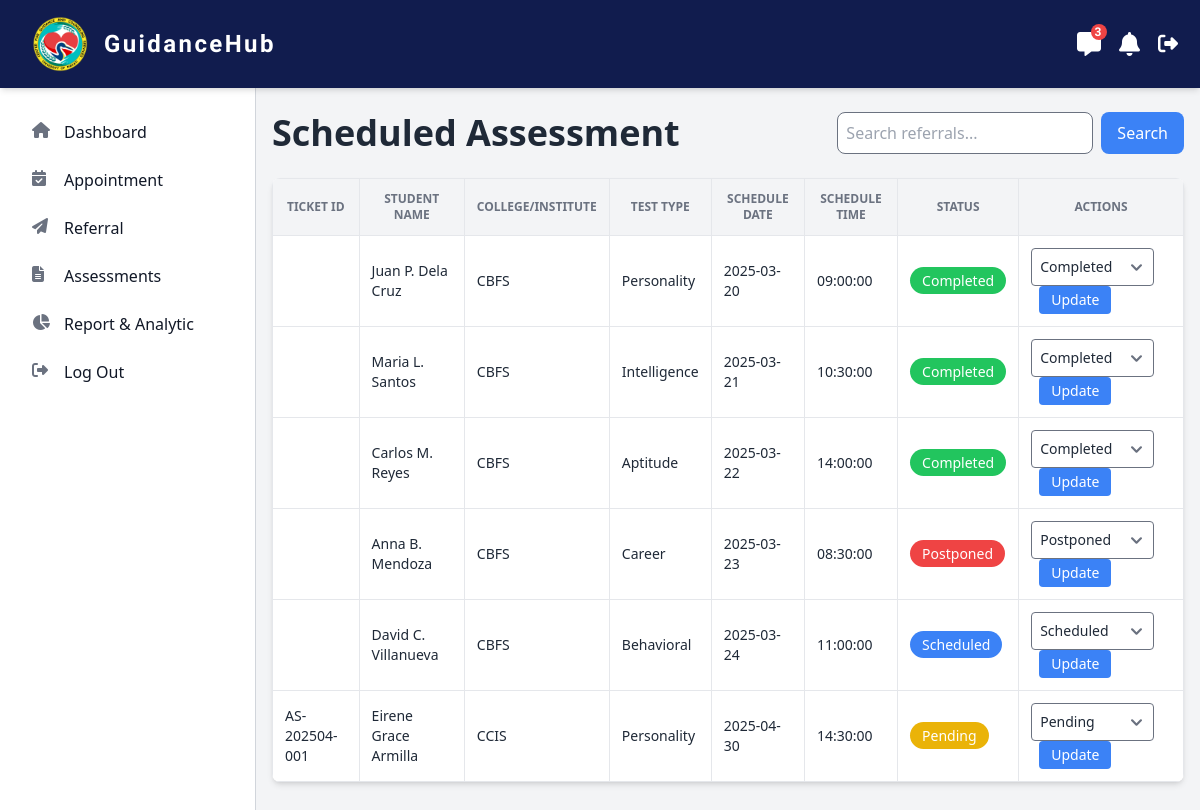
The page /src/counselor/assessments.php on the database its author committed.
### tables this page shows
CREATE TABLE `assessments` (
  `id` int(11) NOT NULL AUTO_INCREMENT,
  `ticket_id` varchar(50) NOT NULL,
  `student_name` varchar(255) NOT NULL,
  `student_email` varchar(255) DEFAULT NULL,
  `test_type` enum('Personality','Traits','Intelligence','Emotional','Aptitude','Career','Behavioral') NOT NULL,
  `schedule_date` date NOT NULL,
  `schedule_time` time NOT NULL,
  `created_at` timestamp NOT NULL DEFAULT current_timestamp(),
  `status` enum('Pending','Scheduled','Completed','Postponed') DEFAULT 'Pending',
  `college` enum('CBFS','CCIS','CCSE','CGPP','CHK','CITE','CTM','CTHM','IOA','IAD','IIHS','ION','IOP','IOPsy','ISDNB','HSU','SOL') NOT NULL,
  PRIMARY KEY (`id`)
);

### src/counselor/assessments.php (the view, shortened to what this page needs)
<?php
$servername = "localhost";
$username = "u406807013_guidancehub";
$password = "GuidanceHub@2025";
$dbname = "u406807013_guidancehub";
$con = new mysqli($servername, $username, $password, $dbname);
$sql = "SELECT ticket_id, student_email, student_name, college, test_type, schedule_date, schedule_time, status FROM assessments";
$result = $con->query($sql);
?>
<!doctype html>
<html>
<head>
        <link href="https://cdn.jsdelivr.net/npm/flowbite@2.5.2/dist/flowbite.min.css"  rel="stylesheet" />
        <script src="https://cdn.tailwindcss.com"></script>
        <link href="./output.css" rel="stylesheet">
</head>
<body class="bg-gray-100">
<header class="fixed top-0 left-0 z-50 w-full shadow-md blue-dark marcellus-regular">
    <div class="flex px-3 py-4 lg:px-5 lg:pl-3">
        <div class="flex items-center justify-between w-full mx-auto max-w-7xl">
            <div class="flex items-center mx-5">
                <img src="/src/images/UMAK-CGCS-logo.png" alt="CGCS Logo" class="w-10 h-auto md:w-14">
                <span class="ml-4 font-semibold tracking-widest text-white md:text-2xl">GuidanceHub</span>
            </div>
            <div class="flex items-center gap-4">
                <div class="relative">
                    <button id="messageButton" class="text-white hover:text-gray-300 focus:outline-none">
                        <i class="text-2xl fa-solid fa-message"></i>
                        <span id="messageBadge" class="absolute hidden w-4 h-4 text-xs font-bold text-white bg-red-500 rounded-full -top-1 -right-1">3</span>
                    </button>
                </div>
                <div class="relative">
                    <button id="notificationButton" class="text-white hover:text-gray-300 focus:outline-none">
                        <i class="text-2xl fa-solid fa-bell"></i>
                    </button>
                </div>
                <a href="?logout=true" class="text-white hover:text-gray-300">
                    <i class="text-xl fa-solid fa-right-from-bracket"></i>
                </a>
            </div>
        </div>
    </div>
</header>
<aside id="logo-sidebar" class="fixed top-0 left-0 z-40 w-64 h-screen pt-20 transition-transform bg-white border-r border-gray-300 sm:translate-x-0" aria-label="Sidebar">
    <div class="h-full px-3 pb-4 mt-5 overflow-y-auto">
        <ul class="m-3 space-y-2 font-medium">
            <li><a href="dashboard.php" class="flex items-center p-2 text-gray-900 rounded-lg hover:bg-gray-100 group"><i class="w-5 h-5 text-gray-500 fa-solid fa-house group-hover:text-gray-900"></i><span class="ms-3">Dashboard</span></a></li>
            <li><a href="appointment.php" class="flex items-center p-2 text-gray-900 rounded-lg hover:bg-gray-100 group"><i class="w-5 h-5 text-gray-500 fa-solid fa-calendar-check group-hover:text-gray-900"></i><span class="ms-3">Appointment</span></a></li>
            <li><a href="referral.php" class="flex items-center p-2 text-gray-900 rounded-lg hover:bg-gray-100 group"><i class="w-5 h-5 text-gray-500 fa-solid fa-paper-plane group-hover:text-gray-900"></i><span class="ms-3">Referral</span></a></li>
            <li><a href="assessments.php" class="flex items-center p-2 text-gray-900 rounded-lg hover:bg-gray-100 group"><i class="w-5 h-5 text-gray-500 fa-solid fa-file-lines group-hover:text-gray-900"></i><span class="ms-3">Assessments</span></a></li>
            <li><a href="report.php" class="flex items-center p-2 text-gray-900 rounded-lg hover:bg-gray-100 group"><i class="w-5 h-5 text-gray-500 fa-solid fa-chart-pie group-hover:text-gray-900"></i><span class="ms-3">Report & Analytic</span></a></li>
            <li><a href="?logout=true" class="flex items-center p-2 text-gray-900 rounded-lg hover:bg-gray-100 group"><i class="w-5 h-5 text-gray-500 fa-solid fa-right-from-bracket group-hover:text-gray-900"></i><span class="ms-3">Log Out</span></a></li>
        </ul>
    </div>
</aside>
<main class="flex flex-col min-h-screen px-4 pt-20 ml-0 transition-all duration-300 sm:ml-64">
    <section class="mt-8 max-w-7xl">
        <div class="flex items-center justify-between mb-6">
            <h2 class="text-3xl font-bold text-gray-800 sm:text-4xl">Scheduled Assessment</h2>
            <form method="GET" class="flex">
                <input type="text" name="search" placeholder="Search referrals..." class="w-64 p-2 border rounded-lg focus:ring-2 focus:ring-blue-500">
                <button type="submit" class="px-4 py-2 ml-2 text-white bg-blue-500 rounded-lg hover:bg-blue-600">Search</button>
            </form>
        </div>
        <div class="overflow-x-auto bg-white rounded-lg shadow-md">
            <table class="w-full text-sm text-left text-gray-800">
                <thead class="text-xs text-center text-gray-500 uppercase bg-gray-100">
                    <tr>
                        <th class="p-3 border">Ticket ID</th>
                        <th class="p-3 border">Student Name</th>
                        <th class="p-3 border">College/Institute</th>
                        <th class="p-3 border">Test Type</th>
                        <th class="p-3 border">Schedule Date</th>
                        <th class="p-3 border">Schedule Time</th>
                        <th class="p-3 border">Status</th>
                        <th class="p-3 border">Actions</th>
                    </tr>
                </thead>
                <tbody>
                    <?php
                    if ($result->num_rows > 0) {
                        while ($row = $result->fetch_assoc()) {
                            echo "<tr class='hover:bg-gray-50'>
                                    <td class='p-3 border'>{$row['ticket_id']}</td>
                                    <td class='p-3 border'>{$row['student_name']}</td>
                                    <td class='p-3 border'>{$row['college']}</td>
                                    <td class='p-3 border'>{$row['test_type']}</td>
                                    <td class='p-3 border'>{$row['schedule_date']}</td>
                                    <td class='p-3 border'>{$row['schedule_time']}</td>
                                    <td class='p-3 border'>
                                        <span class='px-3 py-1 text-white rounded-full ";
                                        if ($row['status'] == 'Pending') {
                                            echo "bg-yellow-500";
                                        } elseif ($row['status'] == 'Scheduled') {
                                            echo "bg-blue-500";
                                        } elseif ($row['status'] == 'Completed') {
                                            echo "bg-green-500";
                                        } elseif ($row['status'] == 'Postponed') {
                                            echo "bg-red-500";
                                        }
                                        echo "'>{$row['status']}</span>
                                    </td>
                                    <td class='p-3 border'>
                                        <form action='' method='POST'>
                                            <input type='hidden' name='student_email' value='{$row['student_email']}'>
                                            <select name='status' class='p-2 border align-middle rounded'>
                                                <option value='Pending' " . ($row['status'] == 'Pending' ? 'selected' : '') . ">Pending</option>
                                                <option value='Scheduled' " . ($row['status'] == 'Scheduled' ? 'selected' : '') . ">Scheduled</option>
                                                <option value='Completed' " . ($row['status'] == 'Completed' ? 'selected' : '') . ">Completed</option>
                                                <option value='Postponed' " . ($row['status'] == 'Postponed' ? 'selected' : '') . ">Postponed</option>
                                            </select>
                                            <button type='submit' class='px-3 py-1 ml-2 text-white bg-blue-500 rounded'>Update</button>
                                        </form>
                                    </td>
                                </tr>";
                        }
                    } else {
                        echo "<tr>
                                <td colspan='7' class='p-4 text-center text-gray-500'>No assessments found</td>
                            </tr>";
                    }
                    ?>
                </tbody>
            </table>
        </div>
    </section>
</main>
</body>
</html>

### src/counselor/assessments.php (style rules this page uses)
.marcellus-regular { font-family: "Marcellus", serif; font-style: normal; letter-spacing: 2px; }
.blue-dark { background-color: #111c4e; }

### rows shown on the page
assessments: student_name "Juan P. Dela Cruz", college "CBFS", test_type "Personality", schedule_date "2025-03-20", schedule_time "09:00:00", status "Completed"
assessments: student_name "Maria L. Santos", college "CBFS", test_type "Intelligence", schedule_date "2025-03-21", schedule_time "10:30:00", status "Completed"
assessments: student_name "Carlos M. Reyes", college "CBFS", test_type "Aptitude", schedule_date "2025-03-22", schedule_time "14:00:00", status "Completed"
assessments: student_name "Anna B. Mendoza", college "CBFS", test_type "Career", schedule_date "2025-03-23", schedule_time "08:30:00", status "Postponed"
assessments: student_name "David C. Villanueva", college "CBFS", test_type "Behavioral", schedule_date "2025-03-24", schedule_time "11:00:00", status "Scheduled"
assessments: ticket "AS-202504-001", student_name "Eirene Grace Armilla", college "CCIS", test_type "Personality", schedule_date "2025-04-30", schedule_time "14:30:00", status "Pending"
